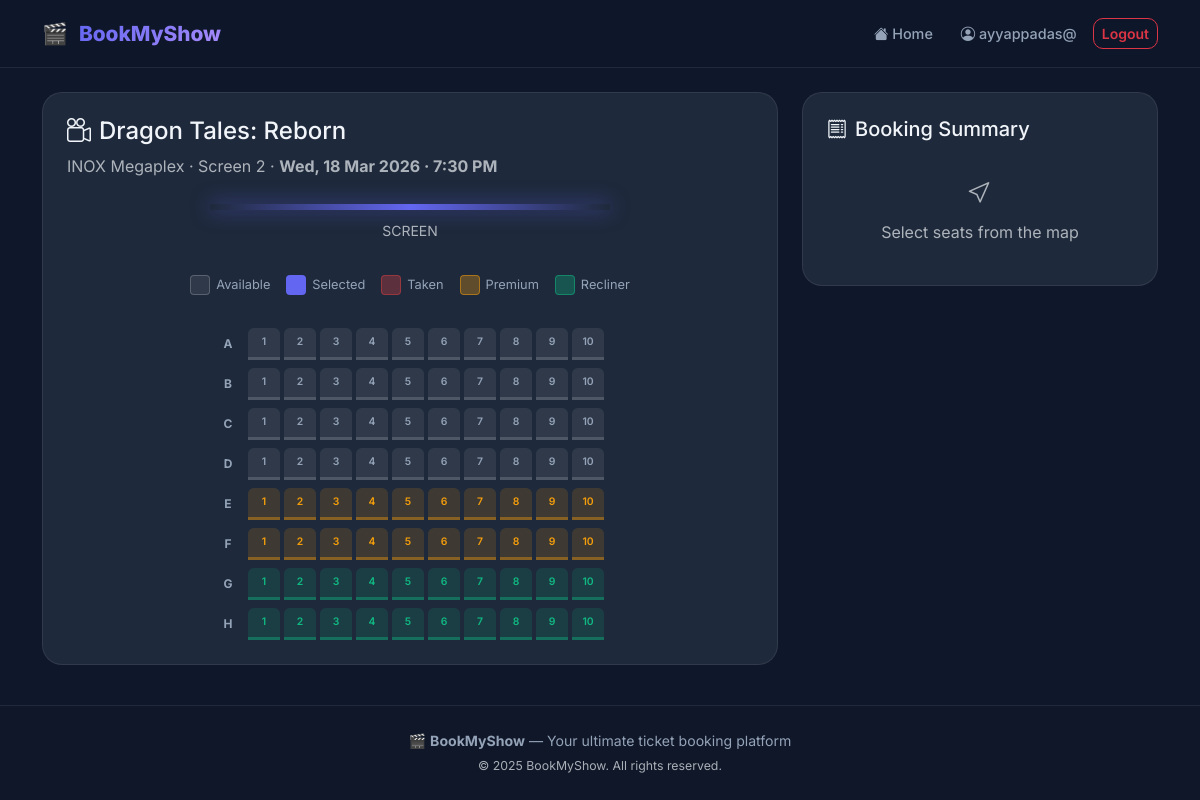
/show/162/seats/ (signed in), run on the app's committed database.
### accounts/models.py (models this page shows, shortened)
class User(AbstractUser):
    phone = models.CharField(max_length=15, blank=True)
    is_admin_user = models.BooleanField(default=False)

### movies/models.py (models this page shows, shortened)
class Show(models.Model):
    movie = models.ForeignKey(Movie, on_delete=models.CASCADE, related_name='shows')
    screen = models.ForeignKey(Screen, on_delete=models.CASCADE, related_name='shows')
    start_time = models.DateTimeField(db_index=True)
    price_normal = models.DecimalField(max_digits=8, decimal_places=2, default=150)
    price_premium = models.DecimalField(max_digits=8, decimal_places=2, default=250)
    price_recliner = models.DecimalField(max_digits=8, decimal_places=2, default=400)
    is_active = models.BooleanField(default=True)
    class Meta:
        indexes = [
            models.Index(fields=['movie', 'start_time']),
            models.Index(fields=['screen', 'start_time']),
        ]
    def get_price_for_seat(self, seat):
        prices = {'normal': self.price_normal, 'premium': self.price_premium, 'recliner': self.price_recliner}
        return prices.get(seat.seat_type, self.price_normal)

class Movie(models.Model):
    RATING_CHOICES = [
        ('U', 'U – Universal'),
        ('UA', 'UA – Parental Guidance'),
        ('A', 'A – Adults Only'),
    ]
    title = models.CharField(max_length=255, db_index=True)
    description = models.TextField()
    poster = models.ImageField(upload_to='posters/', blank=True, null=True)
    trailer_url = models.URLField(max_length=300, blank=True, validators=[validate_youtube_url])
    duration_minutes = models.PositiveIntegerField(default=120)
    release_date = models.DateField(db_index=True)
    rating = models.CharField(max_length=5, choices=RATING_CHOICES, default='UA')
    genres = models.ManyToManyField(Genre, related_name='movies', blank=True)
    languages = models.ManyToManyField(Language, related_name='movies', blank=True)
    is_active = models.BooleanField(default=True, db_index=True)
    class Meta:
        indexes = [
            models.Index(fields=['is_active', 'release_date']),
            models.Index(fields=['title']),
        ]

class Screen(models.Model):
    theater = models.ForeignKey(Theater, on_delete=models.CASCADE, related_name='screens')
    name = models.CharField(max_length=100)
    capacity = models.PositiveIntegerField(default=100)

class Theater(models.Model):
    name = models.CharField(max_length=255, db_index=True)
    city = models.CharField(max_length=100, db_index=True)
    address = models.TextField()

### movies/views.py (the view)
# urls.py: path('show/<int:show_id>/seats/', views.seat_selection, name='seat_selection'),
@login_required
def seat_selection(request, show_id):
    show = get_object_or_404(Show, pk=show_id, is_active=True)
    seats = Seat.objects.filter(screen=show.screen).order_by('row', 'number')
    unavailable_seat_ids = set(
        SeatReservation.objects.filter(
            show=show,
            status__in=[SeatReservation.STATUS_RESERVED, SeatReservation.STATUS_BOOKED]
        ).values_list('seat_id', flat=True)
    )
    seats_by_row = {}
    for seat in seats:
        row_list = seats_by_row.setdefault(seat.row, [])
        row_list.append({
            'id': seat.id,
            'number': seat.number,
            'type': seat.seat_type,
            'price': float(show.get_price_for_seat(seat)),
            'unavailable': seat.id in unavailable_seat_ids,
        })
    return render(request, 'movies/seat_selection.html', {
        'show': show,
        'seats_by_row': seats_by_row,
    })

### templates/movies/seat_selection.html (shortened to what this page needs)
{% extends 'base.html' %}
{% load static %}
{% block content %}
<div class="container py-4">
  <div class="row">
    <div class="col-lg-8">
      <div class="seat-map-container">
        <div class="seat-map-header">
          <h4><i class="bi bi-camera-reels me-2"></i>{{ show.movie.title }}</h4>
          <p class="text-muted mb-0">
            {{ show.screen.theater.name }} · {{ show.screen.name }} ·
            <strong>{{ show.start_time|date:"D, d M Y · g:i A" }}</strong>
          </p>
        </div>
        <div class="screen-indicator">
          <div class="screen-bar"></div>
          <small class="text-muted">SCREEN</small>
        </div>
        <div class="seat-legend">
          <span class="legend-item"><span class="legend-box available"></span> Available</span>
          <span class="legend-item"><span class="legend-box selected"></span> Selected</span>
          <span class="legend-item"><span class="legend-box unavailable"></span> Taken</span>
          <span class="legend-item"><span class="legend-box premium"></span> Premium</span>
          <span class="legend-item"><span class="legend-box recliner"></span> Recliner</span>
        </div>
        <div class="seat-grid" id="seatGrid">
          {% for row, seats in seats_by_row.items %}
          <div class="seat-row">
            <span class="row-label">{{ row }}</span>
            <div class="seats-in-row">
              {% for seat in seats %}
              <button
                class="seat-btn seat-{{ seat.type }} {% if seat.unavailable %}seat-unavailable{% endif %}"
                data-seat-id="{{ seat.id }}"
                data-price="{{ seat.price }}"
                data-type="{{ seat.type }}"
                title="{{ row }}{{ seat.number }} ({{ seat.type|capfirst }}) – ₹{{ seat.price }}"
              >{{ seat.number }}</button>
              {% endfor %}
            </div>
          </div>
          {% endfor %}
        </div>
      </div>
    </div>
    <div class="col-lg-4">
      <div class="booking-summary sticky-top" style="top: 80px;">
        <h5 class="mb-3"><i class="bi bi-receipt me-2"></i>Booking Summary</h5>
        <div id="noSeatsMsg" class="text-muted text-center py-3">
          <i class="bi bi-cursor fs-4 d-block mb-2"></i>
          Select seats from the map
        </div>
      </div>
    </div>
  </div>
</div>
{% endblock %}

### templates/base.html (shortened to what this page needs)
{% load static %}
<!DOCTYPE html>
<html lang="en" data-bs-theme="dark">
<head>
  <link rel="stylesheet" href="https://cdn.jsdelivr.net/npm/bootstrap@5.3.2/dist/css/bootstrap.min.css">
  <link rel="stylesheet" href="https://cdn.jsdelivr.net/npm/bootstrap-icons@1.11.1/font/bootstrap-icons.css">
  <link rel="stylesheet" href="{% static 'css/main.css' %}">
</head>
<body>
  <nav class="navbar navbar-expand-lg sticky-top" id="mainNav">
    <div class="container">
      <a class="navbar-brand" href="{% url 'movies:home' %}">
        <span class="brand-icon">🎬</span>
        <span class="brand-text">BookMyShow</span>
      </a>
      <div class="collapse navbar-collapse" id="navbarNav">
        <ul class="navbar-nav ms-auto align-items-center gap-1">
          <li class="nav-item">
            <a class="nav-link" href="{% url 'movies:home' %}"><i class="bi bi-house-fill"></i> Home</a>
          </li>
          {% if user.is_authenticated %}
            <li class="nav-item">
              <a class="nav-link" href="{% url 'accounts:profile' %}"><i class="bi bi-person-circle"></i> {{ user.username }}</a>
            </li>
            <li class="nav-item">
              <a class="btn btn-outline-danger btn-sm" href="{% url 'accounts:logout' %}">Logout</a>
            </li>
          {% endif %}
        </ul>
      </div>
    </div>
  </nav>
  <main>{% block content %}{% endblock %}</main>
  <footer class="footer mt-auto py-4">
    <div class="container text-center">
      <p class="mb-1">🎬 <strong>BookMyShow</strong> — Your ultimate ticket booking platform</p>
      <p class="text-muted small mb-0">© 2025 BookMyShow. All rights reserved.</p>
    </div>
  </footer>
</body>
</html>

### static/css/main.css (style rules this page uses)
:root { --primary: #6366f1; --primary-dark: #4f46e5; --success: #10b981; --danger: #ef4444; --warning: #f59e0b; --bg-dark: #0f172a; --bg-card: #1e293b; --bg-card-2: #1a2035; --border: rgba(255,255,255,0.08); --text-main: #f1f5f9; --text-muted: #94a3b8; --radius: 12px; --radius-lg: 20px; --shadow: 0 4px 24px rgba(0,0,0,0.4); --transition: all 0.25s cubic-bezier(.4,0,.2,1); }
*, *::before, *::after { box-sizing: border-box; margin: 0; padding: 0; }
body { font-family: 'Inter', sans-serif; background: var(--bg-dark); color: var(--text-main); line-height: 1.6; min-height: 100vh; display: flex; flex-direction: column; }
main { flex: 1; }
#mainNav { background: rgba(15,23,42,0.9); backdrop-filter: blur(12px); border-bottom: 1px solid var(--border); padding: 0.75rem 0; z-index: 1000; }
.navbar-brand { font-weight: 800; font-size: 1.3rem; color: var(--text-main) !important; text-decoration: none; }
.brand-icon { margin-right: 0.4rem; }
.brand-text { background: linear-gradient(135deg, #6366f1, #a78bfa); -webkit-background-clip: text; -webkit-text-fill-color: transparent; }
.nav-link { color: var(--text-muted) !important; font-weight: 500; font-size: 0.9rem; transition: var(--transition); padding: 0.4rem 0.75rem !important; border-radius: 8px; }
.btn-outline-danger { border-radius: 10px; font-weight: 600; }
.seat-map-container { background: var(--bg-card); border: 1px solid var(--border); border-radius: var(--radius-lg); padding: 1.5rem; }
.seat-map-header { margin-bottom: 1.5rem; }
.screen-indicator { text-align: center; margin-bottom: 2rem; }
.screen-bar { width: 80%; max-width: 400px; height: 6px; background: linear-gradient(90deg, transparent, #6366f1, transparent); border-radius: 2px; margin: 0 auto 8px; box-shadow: 0 0 20px rgba(99,102,241,0.6); }
.seat-legend { display: flex; flex-wrap: wrap; gap: 1rem; justify-content: center; margin-bottom: 2rem; font-size: 0.8rem; color: var(--text-muted); }
.legend-item { display: flex; align-items: center; gap: 6px; }
.legend-box { width: 20px; height: 20px; border-radius: 4px; }
.legend-box.available { background: rgba(255,255,255,0.08); border: 1px solid rgba(255,255,255,0.2); }
.legend-box.selected { background: var(--primary); }
.legend-box.unavailable { background: rgba(239,68,68,0.3); border: 1px solid rgba(239,68,68,0.4); }
.legend-box.premium { background: rgba(245,158,11,0.3); border: 1px solid rgba(245,158,11,0.5); }
.legend-box.recliner { background: rgba(16,185,129,0.3); border: 1px solid rgba(16,185,129,0.5); }
.seat-grid { display: flex; flex-direction: column; gap: 8px; align-items: center; }
.seat-row { display: flex; align-items: center; gap: 8px; }
.row-label { width: 24px; text-align: center; font-size: 0.75rem; font-weight: 700; color: var(--text-muted); }
.seats-in-row { display: flex; gap: 4px; flex-wrap: wrap; }
.seat-btn { width: 32px; height: 32px; border-radius: 6px 6px 0 0; font-size: 0.65rem; font-weight: 600; border: none; cursor: pointer; transition: var(--transition); background: rgba(255,255,255,0.08); color: var(--text-muted); border-bottom: 3px solid rgba(255,255,255,0.15); }
.seat-btn.seat-premium { background: rgba(245,158,11,0.15); color: #f59e0b; border-bottom-color: rgba(245,158,11,0.4); }
.seat-btn.seat-recliner { background: rgba(16,185,129,0.15); color: #10b981; border-bottom-color: rgba(16,185,129,0.4); }
.booking-summary { background: var(--bg-card); border: 1px solid var(--border); border-radius: var(--radius-lg); padding: 1.5rem; }
.footer { background: rgba(15,23,42,0.8); border-top: 1px solid var(--border); color: var(--text-muted); font-size: 0.88rem; }

### data on the page
User: username "ayyappadas@"
Show: movie "Dragon Tales: Reborn", screen.theater.name "INOX Megaplex", screen.name "Screen 2", start_time "Wed, 18 Mar 2026 · 7:30 PM"

### other printed values
{{ row }} "A" "B" "C" "D" "E" "F" "G" "H"
{{ seat.number }} "1" "2" "3" "4" "5" "6" "7" "8" "9" "10" "1" "2" "3" "4" "5" "6" "7" "8" "9" "10" "1" "2" "3" "4" "5" "6" "7" "8" "9" "10" "1" "2" "3" "4" "5" "6" "7" "8" "9" "10" "1" "2" "3" "4" "5" "6" "7" "8" "9" "10" "1" "2" "3" "4" "5" "6" "7" "8" "9" "10" "1" "2" "3" "4" "5" "6" "7" "8" "9" "10" "1" "2" "3" "4" "5" "6" "7" "8" "9" "10"
